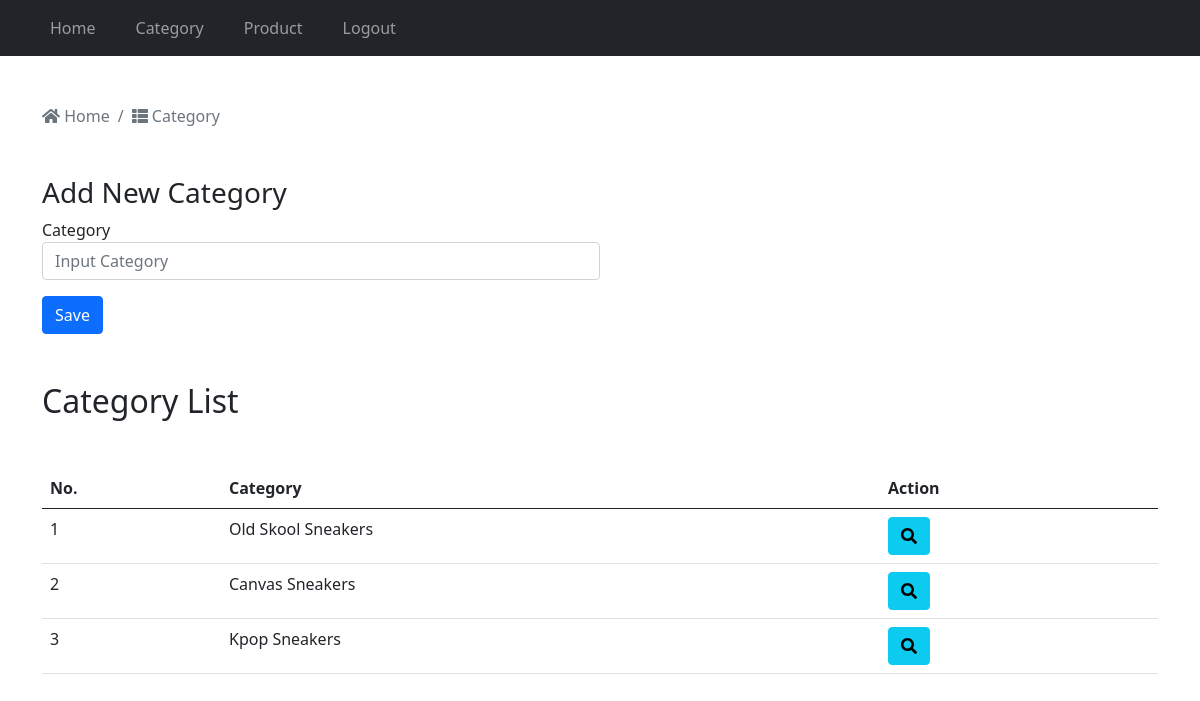
The app's page /admin/category.php (signed in) with its own data.
### tables this page shows
CREATE TABLE `category` (
  `idcategory` int(11) NOT NULL,
  `namecategory` varchar(100) NOT NULL
);

### admin/category.php (the view, shortened to what this page needs)
<?php
    require "../konek.php";
    $queryCategory = mysqli_query($con, "SELECT * FROM category");
    $sumCategory = mysqli_num_rows($queryCategory);
?>
<!DOCTYPE html>
<html lang="en">
<head>
    <link rel="stylesheet" href="../bootstrap/css/bootstrap.min.css">
    <link rel="stylesheet" href="../fontawesome/css/fontawesome.min.css">
</head>
<body>
    <?php require "navbar.php";?>
    <div class="container mt-5">
    <nav aria-label="breadcrumb">
            <ol class="breadcrumb">
                <li class="breadcrumb-item active" aria-current="page">
                    <a href="../admin" class="no-decoration text-muted">
                        <i class="fas fa-home"></i> Home
                    </a>
                </li>
                <li class="breadcrumb-item active" aria-current="page">
                    <i class="fas fa-th-list"></i> Category
                </li>
            </ol>
        </nav>
        <div class="my-5 col-12 col-md-6">
            <h3>Add New Category</h3>
            <form action="" method="post">
                <div>
                    <label for="category">Category</label>
                    <input type="text" id="category" name="category" placeholder="Input Category"
                    class="form-control">
                </div>
                <div class="mt-3">
                    <button class="btn btn-primary" type="submit" name="savecategory">Save</button>
                </div>
            </form>
        </div>
        <div class="mt-3">
            <h2>Category List</h2>
            <div class="table-responsive mt-5">
                <table class="table">
                    <thead>
                        <tr>
                            <th>No.</th>
                            <th>Category</th>
                            <th>Action</th>
                        </tr>
                        <tbody>
                           <?php
                                if($sumCategory==0){
                            ?>
                                <tr>
                                    <td colspan=3 class="text-center">Category Data is unavailable!</td>
                                </tr>
                            <?php
                                } else {
                                    $sum = 1;
                                    while($data=mysqli_fetch_array($queryCategory)){
                            ?>
                                <tr>
                                    <td><?php echo $sum; ?></td>
                                    <td><?php echo $data['namecategory']; ?></td>
                                    <td>
                                        <a href="category-detail.php?p=<?php echo $data['idcategory']; ?>"
                                        class="btn btn-info"><i class="fas fa-search"></i></a>
                                    </td>
                                </tr>
                            <?php
                                    $sum++;
                                    }
                                }
                           ?>
                        </tbody>
                    </thead>
                </table>
            </div>
        </div>
    </div>
</body>
</html>

### admin/category.php (style rules this page uses)
.no-decoration { text-decoration: none; }

### records on screen
category: namecategory "Old Skool Sneakers"
category: namecategory "Canvas Sneakers"
category: namecategory "Kpop Sneakers"
